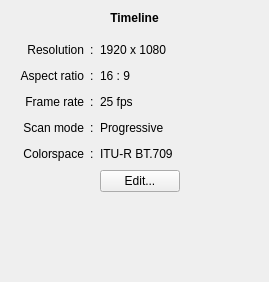
<?xml version="1.0" encoding="UTF-8"?>
<ui version="4.0">
 <class>TimelinePropertiesWidget</class>
 <widget class="QWidget" name="TimelinePropertiesWidget">
  <property name="geometry">
   <rect>
    <x>0</x>
    <y>0</y>
    <width>269</width>
    <height>282</height>
   </rect>
  </property>
  <property name="windowTitle">
   <string>Form</string>
  </property>
  <property name="whatsThis">
   <string notr="true">https://forum.bossa.org/t/timeline-output/19127/1</string>
  </property>
  <layout class="QVBoxLayout" name="verticalLayout">
   <item>
    <widget class="QLabel" name="nameLabel">
     <property name="font">
      <font>
       <bold>true</bold>
      </font>
     </property>
     <property name="text">
      <string>Timeline</string>
     </property>
     <property name="alignment">
      <set>Qt::AlignmentFlag::AlignCenter</set>
     </property>
    </widget>
   </item>
   <item>
    <widget class="QWidget" name="widget" native="true">
     <layout class="QGridLayout" name="gridLayout">
      <item row="0" column="0">
       <widget class="QLabel" name="label_22">
        <property name="text">
         <string>Resolution</string>
        </property>
        <property name="alignment">
         <set>Qt::AlignmentFlag::AlignRight|Qt::AlignmentFlag::AlignTrailing|Qt::AlignmentFlag::AlignVCenter</set>
        </property>
       </widget>
      </item>
      <item row="1" column="3">
       <layout class="QHBoxLayout" name="horizontalLayout_8">
        <item>
         <widget class="QLabel" name="aspectRatioLabel">
          <property name="text">
           <string notr="true">16 : 9</string>
          </property>
         </widget>
        </item>
        <item>
         <spacer name="horizontalSpacer_8">
          <property name="orientation">
           <enum>Qt::Orientation::Horizontal</enum>
          </property>
          <property name="sizeHint" stdset="0">
           <size>
            <width>40</width>
            <height>20</height>
           </size>
          </property>
         </spacer>
        </item>
       </layout>
      </item>
      <item row="3" column="1">
       <widget class="QLabel" name="label_5">
        <property name="text">
         <string>:</string>
        </property>
       </widget>
      </item>
      <item row="4" column="3">
       <layout class="QHBoxLayout" name="horizontalLayout_2">
        <item>
         <widget class="QLabel" name="colorspaceLabel">
          <property name="text">
           <string notr="true">ITU-R BT.709</string>
          </property>
         </widget>
        </item>
        <item>
         <spacer name="horizontalSpacer">
          <property name="orientation">
           <enum>Qt::Orientation::Horizontal</enum>
          </property>
          <property name="sizeHint" stdset="0">
           <size>
            <width>40</width>
            <height>20</height>
           </size>
          </property>
         </spacer>
        </item>
       </layout>
      </item>
      <item row="2" column="0">
       <widget class="QLabel" name="label_10">
        <property name="text">
         <string>Frame rate</string>
        </property>
        <property name="alignment">
         <set>Qt::AlignmentFlag::AlignRight|Qt::AlignmentFlag::AlignTrailing|Qt::AlignmentFlag::AlignVCenter</set>
        </property>
       </widget>
      </item>
      <item row="1" column="1">
       <widget class="QLabel" name="label_3">
        <property name="text">
         <string>:</string>
        </property>
       </widget>
      </item>
      <item row="3" column="3">
       <layout class="QHBoxLayout" name="horizontalLayout_9">
        <item>
         <widget class="QLabel" name="scanModeLabel">
          <property name="text">
           <string notr="true">Progressive</string>
          </property>
         </widget>
        </item>
        <item>
         <spacer name="horizontalSpacer_9">
          <property name="orientation">
           <enum>Qt::Orientation::Horizontal</enum>
          </property>
          <property name="sizeHint" stdset="0">
           <size>
            <width>40</width>
            <height>20</height>
           </size>
          </property>
         </spacer>
        </item>
       </layout>
      </item>
      <item row="2" column="3">
       <layout class="QHBoxLayout" name="horizontalLayout_16">
        <item>
         <widget class="QLabel" name="frameRateLabel">
          <property name="text">
           <string notr="true">25 fps</string>
          </property>
         </widget>
        </item>
        <item>
         <spacer name="horizontalSpacer_16">
          <property name="orientation">
           <enum>Qt::Orientation::Horizontal</enum>
          </property>
          <property name="sizeHint" stdset="0">
           <size>
            <width>40</width>
            <height>20</height>
           </size>
          </property>
         </spacer>
        </item>
       </layout>
      </item>
      <item row="1" column="0">
       <widget class="QLabel" name="label_13">
        <property name="text">
         <string>Aspect ratio</string>
        </property>
        <property name="alignment">
         <set>Qt::AlignmentFlag::AlignRight|Qt::AlignmentFlag::AlignTrailing|Qt::AlignmentFlag::AlignVCenter</set>
        </property>
       </widget>
      </item>
      <item row="4" column="1">
       <widget class="QLabel" name="label_6">
        <property name="text">
         <string>:</string>
        </property>
       </widget>
      </item>
      <item row="2" column="1">
       <widget class="QLabel" name="label_4">
        <property name="text">
         <string>:</string>
        </property>
       </widget>
      </item>
      <item row="4" column="0">
       <widget class="QLabel" name="label_2">
        <property name="text">
         <string>Colorspace</string>
        </property>
        <property name="alignment">
         <set>Qt::AlignmentFlag::AlignRight|Qt::AlignmentFlag::AlignTrailing|Qt::AlignmentFlag::AlignVCenter</set>
        </property>
       </widget>
      </item>
      <item row="0" column="3">
       <layout class="QHBoxLayout" name="horizontalLayout_7">
        <item>
         <widget class="QLabel" name="resolutionLabel">
          <property name="text">
           <string notr="true">1920 x 1080</string>
          </property>
         </widget>
        </item>
        <item>
         <spacer name="horizontalSpacer_7">
          <property name="orientation">
           <enum>Qt::Orientation::Horizontal</enum>
          </property>
          <property name="sizeHint" stdset="0">
           <size>
            <width>40</width>
            <height>20</height>
           </size>
          </property>
         </spacer>
        </item>
       </layout>
      </item>
      <item row="3" column="0">
       <widget class="QLabel" name="label_14">
        <property name="text">
         <string>Scan mode</string>
        </property>
        <property name="alignment">
         <set>Qt::AlignmentFlag::AlignRight|Qt::AlignmentFlag::AlignTrailing|Qt::AlignmentFlag::AlignVCenter</set>
        </property>
       </widget>
      </item>
      <item row="0" column="1">
       <widget class="QLabel" name="label">
        <property name="text">
         <string>:</string>
        </property>
       </widget>
      </item>
      <item row="5" column="3">
       <layout class="QHBoxLayout" name="horizontalLayout">
        <item>
         <widget class="QPushButton" name="editButton">
          <property name="text">
           <string>Edit...</string>
          </property>
         </widget>
        </item>
        <item>
         <spacer name="horizontalSpacer_2">
          <property name="orientation">
           <enum>Qt::Orientation::Horizontal</enum>
          </property>
          <property name="sizeHint" stdset="0">
           <size>
            <width>40</width>
            <height>20</height>
           </size>
          </property>
         </spacer>
        </item>
       </layout>
      </item>
     </layout>
    </widget>
   </item>
   <item>
    <spacer name="verticalSpacer_2">
     <property name="orientation">
      <enum>Qt::Orientation::Vertical</enum>
     </property>
     <property name="sizeHint" stdset="0">
      <size>
       <width>20</width>
       <height>40</height>
      </size>
     </property>
    </spacer>
   </item>
  </layout>
 </widget>
 <resources/>
 <connections/>
</ui>
